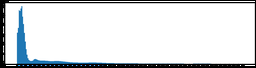
#> input picture quantitative_measures/images/dist_lioncubs.png, 256 x 68 px, shrunk from 1376 x 368 before the run, found by its file name; its folder holds only this picture in this run
$ jupyter execute --allow-errors polaroid_brightness.ipynb   (shell and % lines are left out)
#> lines starting #> are read from the running program, lines starting #| are printed output that depends on the picture
### quantitative_measures/utils.py
import numpy as np
import math
import cv2
import math
import lpips
import torch
from PIL import Image
import torchvision.transforms.functional as TF
from numba import jit


def mse(img1, img2):
    mse = np.mean(np.subtract(img1, img2) ** 2)
    return mse

def sq_err(img1, img2):
    return np.sum(np.subtract(img1, img2))

# reference: https://dsp.stackexchange.com/a/50704
# [50 lines left out: functions psnr, ssim, calculate_ssim, not called in this run]

@jit
def pixel_brightness(pixel):
    '''
    brightness = sqrt(0.299 * R^2 + 0.587 * G^2 + 0.114 * B^2)
    Input: each pixel from image
    Output: computation result indicated above
    '''
    assert 3 == len(pixel)
    r, g, b = pixel
    return math.sqrt(0.299 * r ** 2 + 0.587 * g ** 2 + 0.114 * b ** 2)

@jit
def image_brightness(img):
    '''
    Calculates brightness, return the brightness value per single image
    Input: single image read with opencv2
    Output: calculated brightness value
    '''
    nr_of_pixels = len(img) * len(img[0])

    sum_brightness = 0
    for row in img:
        for pixel in row:
            sum_brightness += pixel_brightness(pixel)

    return sum_brightness / nr_of_pixels

# [15 lines left out: function sqrt_transform, not called in this run]

def clahe_transform(img):
    '''
    Apply CLAHE pixel histogram equalization to the given image
    CLAHE reference: https://stackoverflow.com/a/47370615
    Input: single image read with opencv2
    Output: CLAHE applied image
    '''
    lab = cv2.cvtColor(img, cv2.COLOR_BGR2LAB)
    lab_planes = cv2.split(lab)
    clahe = cv2.createCLAHE(clipLimit=2.0)
    lab_planes[0] = clahe.apply(lab_planes[0])
    lab = cv2.merge(lab_planes)
    bgr = cv2.cvtColor(lab, cv2.COLOR_LAB2BGR)
    return bgr

### quantitative_measures/polaroid_brightness.ipynb
# Image Dataset Brightness Analysis

[cell 1]
import cv2
import matplotlib.pyplot as plt
from scipy.stats import skew
from utils import *
import os
from tqdm import tqdm

## Dataset Average Brightness

[cell 2]
label = ['Lion Cubs', 'Polaroid Original', 'Polaroid Cropped', 'Polaroid Cropped w/o Occlusion', 'Polaroid Cropped Sqrt Transform', 'Polaroid Cropped Exposure']
path = ['../../img_dataset/lioncubs/images/',
        '../../img_dataset/polaroid/images/',
        '../../img_dataset/polaroid_crop/images/',
        '../../img_dataset/polaroid_crop_best/images/',
        '../../img_dataset/polaroid_crop_sqrt/images/',
        '../../img_dataset/polaroid_crop_best_log/images/']

print('==================================================\n')
for idx in range(len(path)):
    print('Calculating:', label[idx])
    total_brightness = 0
    img_names = os.listdir(path[idx])
    for i in tqdm(img_names):
        img = cv2.imread(path[idx] + i)
#> img is the input picture: shape (68, 256, 3); mean B, G, R 223.8, 221.5, 218.3
        total_brightness += image_brightness(img)
#> total_brightness = 222.1
    brightness = total_brightness / len(img_names)
#> brightness = 222.1
    print(label[idx] + " Avg Brightness: " + str(round(brightness, 2)))
#| Lion Cubs Avg Brightness: 222.1
    print('\n==================================================\n')

## Dataset Total Pixel Value Distribution
Total pixel value distribution histogram is plotted in order to pick a threshold. This threshold will then be used to determine so-called 'interest' area (the holography panel) and 'non-interest' area (the black background).

[cell 3]
label = ['Lion Cubs', 'Polaroid Original', 'Polaroid Cropped', 'Polaroid Cropped w/o Occlusion', 'Polaroid Cropped Sqrt Transform', 'Polaroid Cropped Exposure']
#> label = ['Lion Cubs', 'Polaroid Original', 'Polaroid Cropped', 'Polaroid Cropped w/o Occlusion', 'Polaroid Cropped Sqrt Transform', 'Polaroid Cropped Exposure']
path = ['../../img_dataset/lioncubs/images/',
        '../../img_dataset/polaroid/images/',
        '../../img_dataset/polaroid_crop/images/',
        '../../img_dataset/polaroid_crop_best/images/',
        '../../img_dataset/polaroid_crop_sqrt/images/',
        '../../img_dataset/polaroid_crop_best_log/images/']

for idx in range(len(path)):
    print('\nPlotting:', label[idx])
#| Plotting: Lion Cubs
    merged_pixel = None
    avg_skew = 0
    img_names = os.listdir(path[idx])
    for i in tqdm(img_names):
        img = cv2.imread(path[idx] + i, 0)
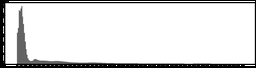
#> img: shape (68, 256); min 0, max 255, mean 220.8
        avg_skew += skew(img.ravel())
#> avg_skew = -2.15
        if merged_pixel is None: merged_pixel = img.ravel()
#> merged_pixel = 17408 values, max 255 at index 265, min 0 at index 0, mean 220.8
        else: merged_pixel = np.concatenate((merged_pixel, img.ravel()))

    print("Avg Skewness:", round(avg_skew / len(img_names), 2))
#| Avg Skewness: -2.15

    plt.figure(figsize=(24, 6))
    plt.title(label[idx])
    plt.xticks(np.arange(0, 256, 5))
    plt.hist(merged_pixel, 256, [0,256])
    plt.show()
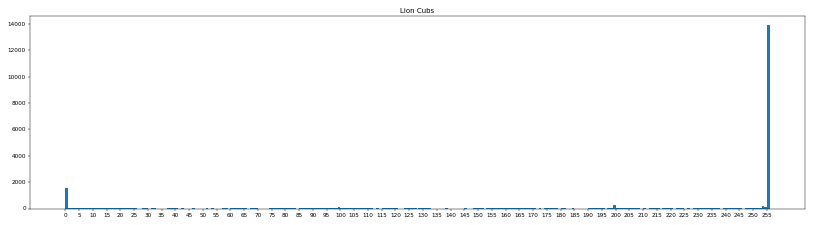
#> figure drawn by matplotlib, 1 panel; tallest bar 13891 high, from x = 255 to 256

## Apply Log & Square Root Pixel Transforamtion

[cell 4]
img = cv2.imread('../../img_dataset/polaroid_crop/images/911A8047.png')
#> (the rest of this cell did not finish here and is left out)

## Testing Sqrt Transformation Minmax Normalization Beta Rate

[cell 5]
img = cv2.imread('../../img_dataset/polaroid_crop/images/911A8047.png')
#> (the rest of this cell did not finish here and is left out)

## Apply Square Root Transform to Polaroid Dataset

[cell 6]
# DO NOT RUN IF YOU ALREADY HAVE THE IMG IN THE DIRECTORY
run_sqrt = input("Would you like to apply sqrt transform to the Polaroid dataset? (Y/n)")
#> the answer given: y
if run_sqrt == 'Y':
    read_path = '../../img_dataset/polaroid_crop/images/'
    save_path = '../../img_dataset/polaroid_crop_sqrt/images/'
    img_names = os.listdir(read_path)
    for i in tqdm(img_names):
        img = cv2.imread(read_path + i)
        sqrt_img = sqrt_transform(img)
        cv2.imwrite(save_path + i, sqrt_img)

## Apply CLAHE Pixel Transformation

[cell 7]
img = cv2.imread('../../img_dataset/polaroid_crop/images/911A8047.png')
#> (the rest of this cell did not finish here and is left out)

## Apply CLAHE Transformation to Polaroid Dataset

[cell 8]
# DO NOT RUN IF YOU ALREADY HAVE THE IMG IN THE DIRECTORY
run_clahe = input("Would you like to apply CLAHE transform to the Polaroid dataset? (Y/n)")
#> the answer given: y
